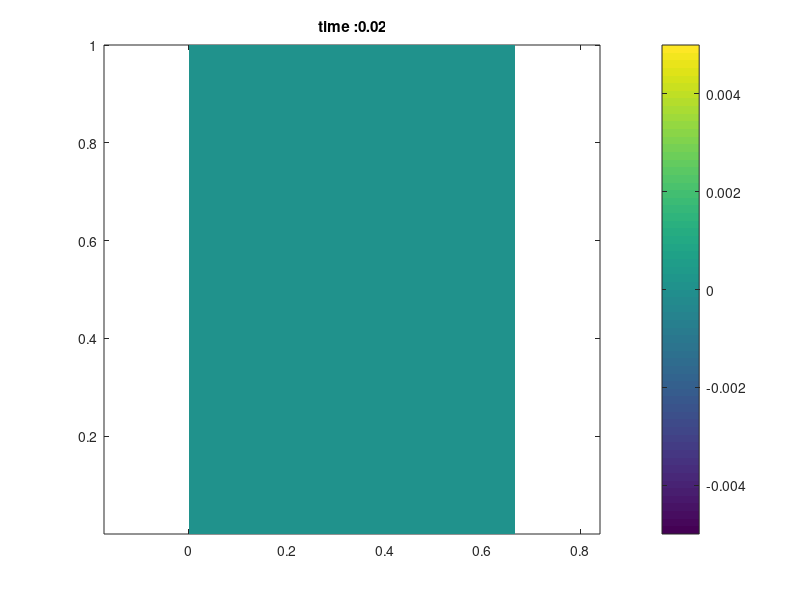

MATLAB code for this plot: (Note: this script raises an error after producing the figure.)
% NUMERICAL METHODS IN FLUID MECHANICS
% PROJECT - 23/03/2018
% CHAPELLE GREGOIRE & DUTOIT VALENTIN 
close all;
M = 128*2;
N = 1.5*M;
H = 1;
L = 2*H/3;
[X,Y] = meshgrid(linspace(0,L,M),linspace(0,H,N));
dt = 0.01;
t_end = 1000;
nt = t_end/dt;
T = importdata('temperature.txt',' ');

fig = figure;

for i = 0:nt-1
    pcolor(X,Y,T(i*N+1:i*N+N,1:M));
    title(['time :',num2str(dt*i,'%.2f')]);
    caxis([-5e-3 5e-3])
    colorbar;
    shading interp;
    axis equal
    drawnow
end
